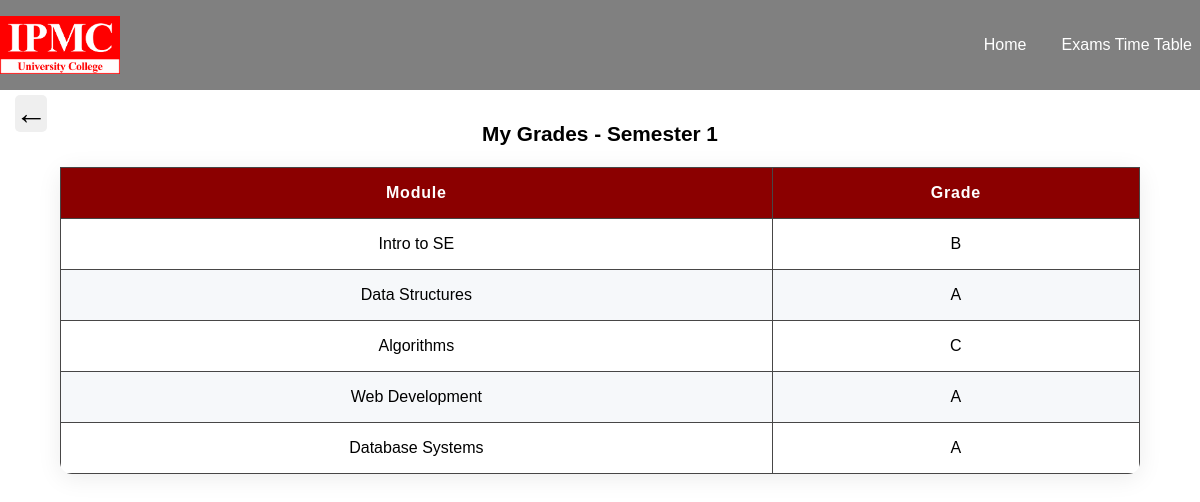
Page /grades/software (signed in) on the committed database.
### tables this page shows
CREATE TABLE grades (
        id INTEGER PRIMARY KEY AUTOINCREMENT,
        index_number TEXT NOT NULL,
        module TEXT NOT NULL,
        grade TEXT NOT NULL,
        course TEXT NOT NULL,
        FOREIGN KEY (index_number) REFERENCES students(index_number)
    );

### app.py (the view)
@app.route('/grades/software')
def grades_software():
    if 'student_id' not in session:
        return redirect('/login/student')
    index_number = session['student_id']
    conn = sqlite3.connect('S_database.db')
    c = conn.cursor()
    c.execute("SELECT module, grade, course FROM grades WHERE index_number = ?", (index_number,))
    grades = c.fetchall()
    conn.close()
    return render_template('grades.html', grades=grades)

### templates/grades.html (shortened to what this page needs)
<link rel="stylesheet" href="{{url_for('static', filename= 'css/s.e. batch8-10am.css')}}" >
<nav>
     <img
    src="{{ url_for('static', filename='images/IPMC University College Logo.png') }}"
    alt=""
    width="120px"
  />
      <div class="nav-links" id="nav-links">
      <a href="{{ url_for('index') }}">Home</a>
       <a href="{{ url_for('exams_timetable') }}">Exams Time Table</a>
      </div>
    </nav>
<button onclick="window.location.href='{{ url_for('dashboard') }}'" id="backBtn" class="nav-btn">&#8592;</button>
<table>
  <caption>My Grades - Semester 1</caption>
  <thead>
    <tr>
      <th>Module</th>
      <th>Grade</th>
    </tr>
  </thead>
  <tbody>
    {% for module, grade, course in grades %}
    <tr>
      <td>{{ module }}</td>
      <td>{{ grade }}</td>
    </tr>
    {% endfor %}
  </tbody>
</table>

### static/css/s.e. batch8-10am.css (style rules this page uses)
* { padding: 0; margin: 0; box-sizing: border-box; }
nav { background-color:gray; color: #fff; display: flex; justify-content: space-between; align-items: center; padding: 1rem 0rem; position: relative; flex-wrap: wrap; position: sticky; top: 0; z-index: 200; }
.nav-btn { top: 95px; border: none; border-radius: 5px; cursor: pointer; transition: 0.3s ease-out; font-size: 2rem; z-index: 1000; position: fixed; left: 15px; }
.nav-links { display: flex; gap: 1.2rem; align-items: center; }
.nav-links a { text-decoration: none; color: #fff; font-weight: 500; position: relative; padding: 0.5rem; font-family: 'Arial', sans-serif; }
table { width: 90%; margin: 2em auto; border-collapse: collapse; background: #fff; border-radius: 12px; overflow: hidden; box-shadow: 0 4px 24px rgba(0,0,0,0.08); font-family: 'Poppins', Arial, sans-serif; }
caption { caption-side: top; font-size: 1.3em; font-weight: bold; margin-bottom: 1em; color: #000; }
th, td { padding: 1em 1.2em; text-align: center; border: 1px solid rgb(71, 70, 70); }
th { background-color: darkred; color: #fff; font-weight: 600; letter-spacing: 0.05em; }
tr:nth-child(even) { background: #f6f8fa; }

### rows in the picture
grades: module "Intro to SE", grade "B"
grades: module "Data Structures", grade "A"
grades: module "Algorithms", grade "C"
grades: module "Web Development", grade "A"
grades: module "Database Systems", grade "A"
